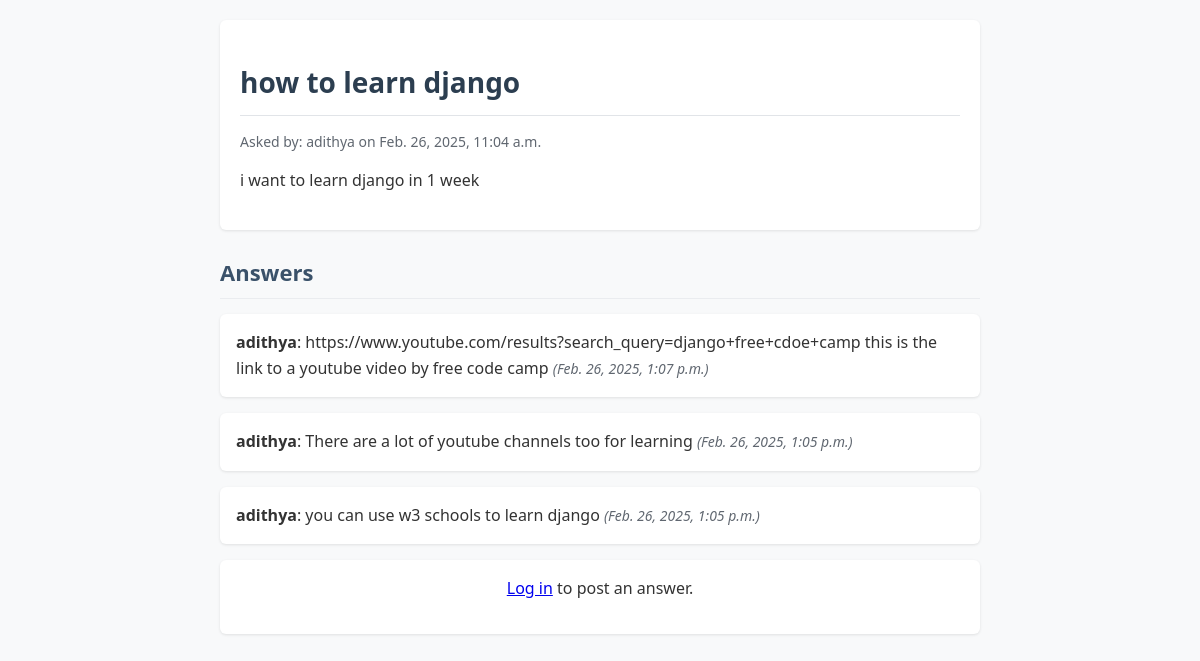
Screenshot of /question/2/ with the database file from the repository.
### myapp/models.py (models this page shows, shortened)
class Question(models.Model):
    title = models.CharField(max_length=255)
    content = models.TextField()
    author = models.ForeignKey(User, on_delete=models.CASCADE)
    created_at = models.DateTimeField(auto_now_add=True)
    has_accepted_answer = models.BooleanField(default=False)
    votes = models.ManyToManyField(User, through='QuestionVote', related_name='question_votes', blank=True)

class Answer(models.Model):
    content = models.TextField()
    question = models.ForeignKey(Question, on_delete=models.CASCADE, related_name="answers")
    author = models.ForeignKey(User, on_delete=models.CASCADE)
    created_at = models.DateTimeField(auto_now_add=True)

### myapp/views.py (the view)
# urls.py: path("question/<int:question_id>/", question_detail, name="question_detail"),
def question_detail(request, question_id):
    question = get_object_or_404(Question, id=question_id)
    answers = Answer.objects.filter(question=question).order_by('-created_at')
    return render(request, "myapp/question_detail.html", {"question": question, "answers": answers, "form": AnswerForm()})

### myapp/templates/myapp/question_detail.html (shortened to what this page needs)
<!DOCTYPE html>
<html lang="en">
<head>
</head>
<body>
    <div class="question-container">
        <h1>{{ question.title }}</h1>
        <p class="author-info">Asked by: {{ question.author.username }} on {{ question.created_at }}</p>
        <div class="question-content">
            <p>{{ question.content }}</p>
        </div>
    </div>
    <h2>Answers</h2>
    <ul id="answers-list">
        {% for answer in answers %}
            <li id="answer-{{ answer.id }}">
                <strong>{{ answer.author.username }}</strong>: {{ answer.content }}
                <span class="answer-date">({{ answer.created_at }})</span>
            </li>
        {% endfor %}
    </ul>
    {% if user.is_authenticated %}
    <h2>Post Your Answer</h2>
    <form id="answer-form">
        {% csrf_token %}
        <div id="error-message" class="error-message" style="display: none;"></div>
        {{ form.as_p }}
        <button type="submit">Submit Answer</button>
    </form>
    {% else %}
    <div class="login-prompt">
        <p><a href="{% url 'login' %}">Log in</a> to post an answer.</p>
    </div>
    {% endif %}
</body>
</html>

### myapp/templates/myapp/question_detail.html (style rules this page uses)
* { box-sizing: border-box; margin: 0; padding: 0; }
body { font-family: 'Segoe UI', Tahoma, Geneva, Verdana, sans-serif; line-height: 1.6; color: #333; background-color: #f8f9fa; max-width: 800px; margin: 0 auto; padding: 20px; }
h1 { color: #2c3e50; margin: 20px 0 15px; padding-bottom: 10px; border-bottom: 1px solid #e1e4e8; font-size: 28px; }
h2 { color: #3a5169; font-size: 22px; margin: 25px 0 15px; padding-bottom: 8px; border-bottom: 1px solid #eaecef; }
p { margin-bottom: 16px; }
.question-container { background-color: #fff; padding: 20px; border-radius: 6px; box-shadow: 0 1px 3px rgba(0, 0, 0, 0.1); margin-bottom: 20px; }
.author-info { color: #606770; font-size: 14px; margin-bottom: 15px; }
#answers-list { list-style-type: none; }
#answers-list li { background-color: #fff; padding: 16px; border-radius: 6px; box-shadow: 0 1px 3px rgba(0, 0, 0, 0.1); margin-bottom: 16px; }
.answer-date { color: #606770; font-size: 14px; font-style: italic; }
.login-prompt { background-color: #fff; padding: 16px; border-radius: 6px; box-shadow: 0 1px 3px rgba(0, 0, 0, 0.1); text-align: center; }

### rows the page displays
Question: title "how to learn django", author.username "adithya", created_at "Feb. 26, 2025, 11:04 a.m.", content "i want to learn django in 1 week"
Answer: author.username "adithya", content "https://www.youtube.com/results?search_query=django+free+cdoe+camp this is the link to a youtube video by free code camp", created_at "Feb. 26, 2025, 1:07 p.m."
Answer: author.username "adithya", content "There are a lot of youtube channels too for learning", created_at "Feb. 26, 2025, 1:05 p.m."
Answer: author.username "adithya", content "you can use w3 schools to learn django", created_at "Feb. 26, 2025, 1:05 p.m."
